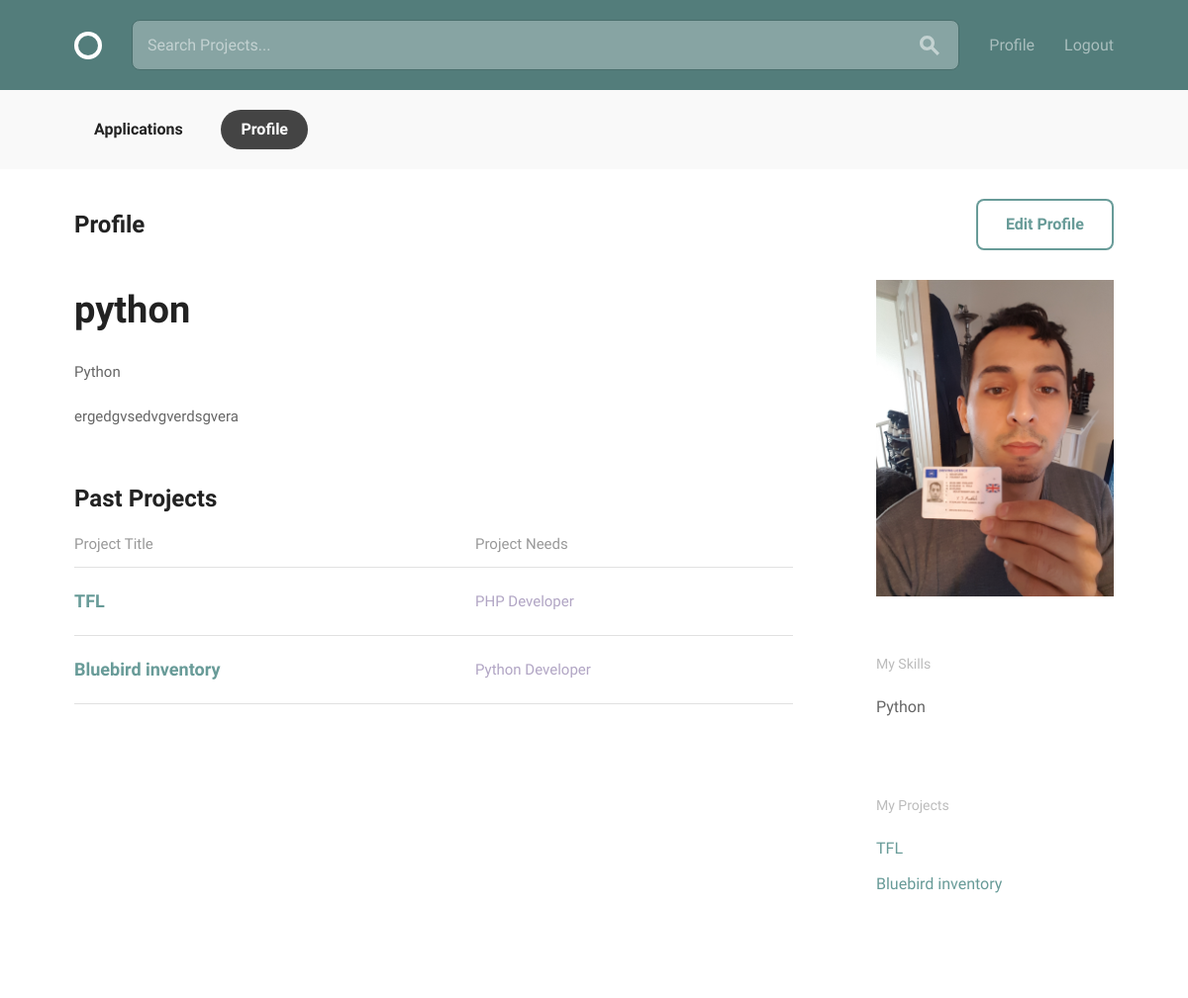
Page /account/profile/ (signed in) on the committed database.
### account/models.py (models this page shows, shortened)
class UserSkills(models.Model):
    title = models.CharField(max_length=255)
    description = models.TextField()

class User_details(models.Model):
    relation = models.OneToOneField(User, on_delete=models.CASCADE)
    bio = models.TextField(blank=True)
    picture = models.ImageField(upload_to='profile_pictures', blank=True)
    skills = models.ManyToManyField(UserSkills, blank=True)

class Project(models.Model):
    title = models.CharField(max_length=255)
    description = models.CharField(max_length=255)
    related_skill = models.ManyToManyField(UserSkills, blank=True)
    user = models.ForeignKey(User, on_delete=models.CASCADE, blank=True, default=None)
    position = models.ManyToManyField(PositionModel, blank=True, default=None)
    project_timeline = models.CharField(max_length=100, blank=True)

class PositionModel(models.Model):
    title = models.CharField(max_length=255)
    description = models.CharField(max_length=255)

### account/views.py (the view)
# urls.py: path('profile/', views.profile_view, name='profile'),
@login_required()
def profile_view(request):
    person = request.user
    projects = Project.objects.filter(user=person)
    projects2 = Project.objects.select_related().filter(user=person)
    return render(request, 'account/profile.html', {'person':person, 'projects':projects, 'projects2':projects2})

### account/templates/account/profile.html (shortened to what this page needs)
{% extends 'base.html' %}
{% load staticfiles %}
{% block body %}
    <div class="circle--actions--bar">
        <nav class="bounds">
            <ul class="circle--pill--list">
                <li><a href="applications.html">Applications</a></li>
                <li><a class="selected" href="profile.html">Profile</a></li>
            </ul>
        </nav>
    </div>
    <div class="bounds circle--page">
        <div class="circle--page--header circle--fluid">
            <div class="circle--fluid--cell circle--fluid--primary">
                <h2>Profile</h2>
            </div>
            <div class="circle--fluid--cell circle--fluid--secondary">
                <a class="button icon-on-left" href="{% url 'account:profileedit' %}">Edit Profile</a>
            </div>
        </div>
        <div class="grid-70">
            <h1>{{ person.username }}</h1>
            {% for skill in person.user_details.skills.all %}
                {{ skill.title }}
            {% endfor %}
            <div class="circle--article--body">
                {% if person.user_details.bio %}
                    {{ person.user_details.bio }}
                {% else %}
                    No Bio has been provided. Please Click on the Edit button to your right, to edit your profile and
                    add a bio.
                {% endif %}
            </div>
            <h2>Past Projects</h2>
            <table class="u-full-width circle--table">
                <thead>
                <tr>
                    <th>Project Title</th>
                    <th class="circle--cell--right">Project Needs</th>
                </tr>
                </thead>
                {% for pro in projects %}
                <tbody>
                <tr class="clickable-row" data-href="project.html">
                    <td>
                        <h3>{{ pro.title }}</h3>
                    </td>
                    <td class="circle--cell--right">
                        <span class="secondary-label">{% for thing in pro.position.all %}
                            {{ thing.title }}
                            {% endfor %}
                            </span>
                    </td>
                </tr>
                </tbody>
                {% endfor %}
            </table>
        </div>
        <div class="grid-25 grid-push-5">
            <div class="circle--secondary--module">
                <div class="circle--primary--avatar:before">
                    {% if person.user_details.picture %}
                        <img src="{{ person.user_details.picture.url }}" alt="" width="240">
                    {% else %}
                        <img src="{% static "images/defaultimg.png" %}" alt="" width="240" height="">
                    {% endif %}
                </div>
            </div>
            <div class="circle--secondary--module">
                <h4>My Skills</h4>
                <ul class="unloaded">
                    {% for skill in person.user_details.skills.all %}
                        <li>{{ skill.title }}</li>
                    {% endfor %}
                </ul>
            </div>
            <div class="circle--secondary--module">
                <h4>My Projects</h4>
                <ul class="circle--link--list">
                    {% for pro in projects %}
                        <li><a href="{% url 'account:project' pk=pro.id %}">{{ pro.title }}</a></li>
                    {% endfor %}
                </ul>
            </div>
        </div>
    </div>
{% endblock %}

### rows in the picture
UserSkills: title "Python"
Project: title "TFL"
PositionModel: title "PHP Developer"
Project: title "Bluebird inventory"
PositionModel: title "Python Developer"

### other values in the picture
{{ person.username }} "python"
{{ person.user_details.bio }} "ergedgvsedvgverdsgvera"
